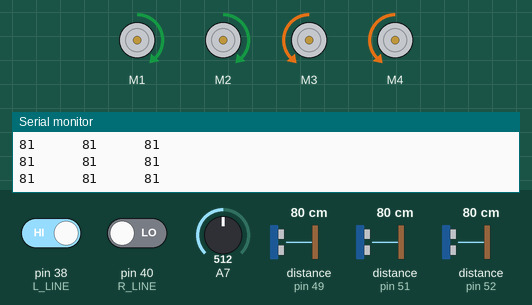
Bench run of a sketch on a simulated Arduino Mega 2560, built with avr-gcc and run on an emulated ATmega2560. Shown: 4 × DC motor (green arrow = forward, orange = backward, longer = faster), the last lines printed to the serial monitor. The test bench sets the inputs (shaded band); at power-on: pin 38 (L_LINE) HIGH, A7 = 512, pin 40 (R_LINE) LOW, distance to the obstacle (sensors on pin 51, pin 49, pin 52) 80 cm. The echo pulse lasts 58.3 µs per cm.

Above: at 1.2 s.
1.3 s: pin 38 (L_LINE) driven LOW
At 2.2 s:
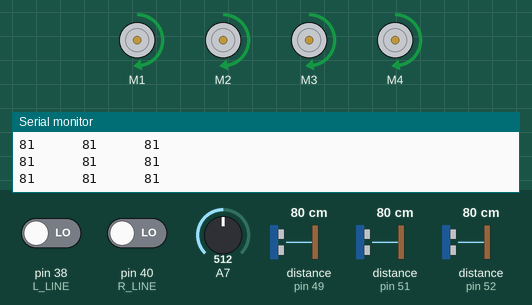
2.8 s: A7 set to 716
At 4.0 s:
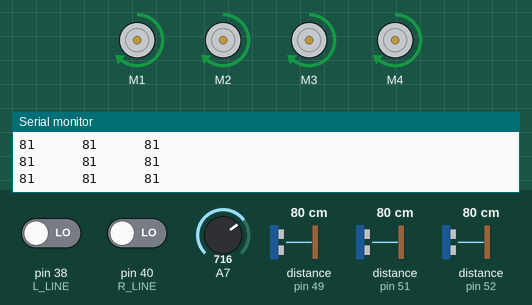
4.3 s: pin 40 (R_LINE) driven HIGH
At 4.6 s:
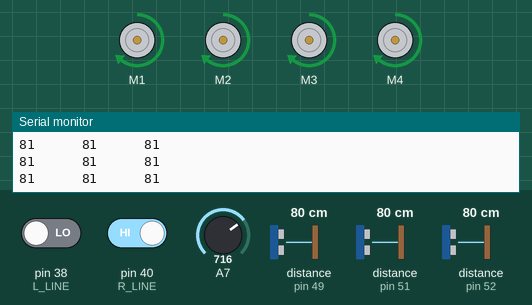
7.3 s: distance to the obstacle (sensor on pin 51) set to 2 cm
At 8.2 s:
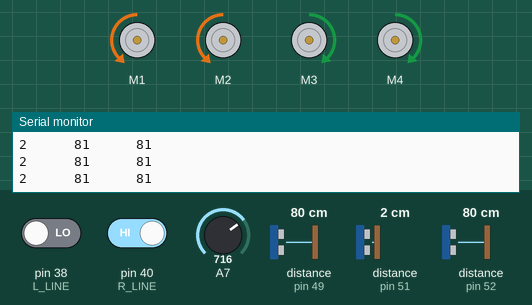
13.3 s: pin 38 (L_LINE) driven HIGH
At 13.6 s:
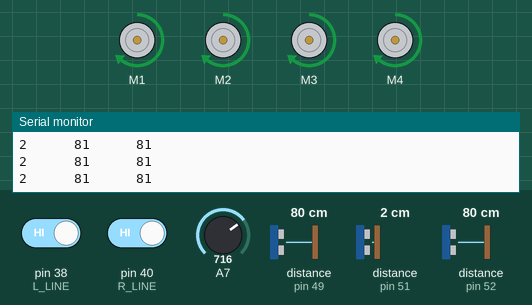
Timing chart, 0 to 16.3 s (numbered marks = the images above; inputs shaded):
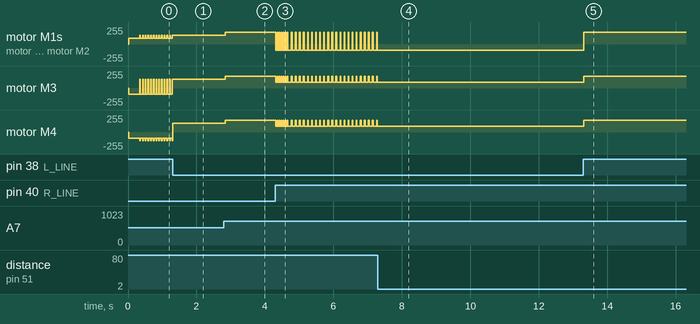

Measured:
- after the input at 1.3 s, motor M1–3: stops changing and stays forward 128/255
- after the input at 2.8 s, motor M1–4: forward 128/255 → forward 179/255 at once
- after the input at 4.3 s, motor M1, motor M2: goes 6 × (backward 90/255 0.04 s, forward 179/255 0.02 s), 22 × (backward 90/255 0.10 s, forward 179/255 0.02 s), then backward 90/255, starting at once
- after the input at 7.3 s, motor M1, motor M2: stops changing and stays backward 90/255; motor M3, motor M4: stops changing and stays forward 90/255
- after the input at 13.3 s, motor M1, motor M2: backward 90/255 → forward 179/255 at once; motor M3, motor M4: forward 90/255 → forward 179/255 at once
- by itself, motor M1, motor M2: repeats every 0.08 s: forward 128/255 0.02 s, forward 90/255 0.06 s
- by itself, motor M3: repeats every 0.08 s: forward 128/255 0.02 s, backward 90/255 0.06 s

The sketch:

WORK_SMALL_RYB.ino
```cpp
#include <AFMotor.h>
#include <NewPing.h>

AF_DCMotor motor1(1);
AF_DCMotor motor2(2);
AF_DCMotor motor3(3);
AF_DCMotor motor4(4);

int ro_velocity = 90;
int st_velocity = 160;

const int L_LINE = 38;
const int R_LINE = 40;

const int PIN_TRIG = 53;
const int PIN_ECHO = 52;

const int PIN_TRIG_L = 50;
const int PIN_ECHO_L = 51;

const int PIN_TRIG_R = 48;
const int PIN_ECHO_R = 49;

const int MAX_DISTANCE = 100;


NewPing sonar(PIN_TRIG, PIN_ECHO, MAX_DISTANCE);

NewPing sonarL(PIN_TRIG_L, PIN_ECHO_L, MAX_DISTANCE);
NewPing sonarR(PIN_TRIG_R, PIN_ECHO_R, MAX_DISTANCE);


void LEFTURN(){
         motor1.setSpeed(ro_velocity);
         motor1.run(FORWARD);
         motor2.setSpeed(ro_velocity);
         motor2.run(FORWARD);
         motor3.setSpeed(ro_velocity);
         motor3.run(BACKWARD);
         motor4.setSpeed(ro_velocity);
         motor4.run(BACKWARD);
         delay(0);
}
void RIGHTURN(){
         motor1.setSpeed(ro_velocity);
         motor1.run(BACKWARD);
         motor2.setSpeed(ro_velocity);
         motor2.run(BACKWARD);
         motor3.setSpeed(ro_velocity);
         motor3.run(FORWARD);
         motor4.setSpeed(ro_velocity);
         motor4.run(FORWARD);
         delay(0);
}
void RUNFORWARD(){
    int stvl = 60;
    motor1.setSpeed(stvl);
    motor1.run(FORWARD);
    motor2.setSpeed(stvl);
    motor2.run(FORWARD);
    motor3.setSpeed(stvl);
    motor3.run(FORWARD);
    motor4.setSpeed(stvl);
    motor4.run(FORWARD);
    delay(10);
}

void setup(){
    Serial.begin(9600);
    pinMode(A7, INPUT);
    motor1.setSpeed(0);
    motor1.run(RELEASE);
    motor2.setSpeed(0);
    motor2.run(RELEASE);
    motor3.setSpeed(0);
    motor3.run(RELEASE);
    motor4.setSpeed(0);
    motor4.run(RELEASE);
}
void loop(){

    st_velocity = (analogRead(A7)/4);
    int distance = sonar.ping_cm();
    int distanceL = sonarL.ping_cm();
    int distanceR = sonarR.ping_cm();
    Serial.print(distanceL);
    Serial.print("      ");
    Serial.print(distance);
    Serial.print("      ");
    Serial.print(distanceR);
    Serial.print("\n");
 //   delayMicroseconds(20);

    motor1.setSpeed(st_velocity);
    motor1.run(FORWARD);
    motor2.setSpeed(st_velocity);
    motor2.run(FORWARD);
    motor3.setSpeed(st_velocity);
    motor3.run(FORWARD);
    motor4.setSpeed(st_velocity);
    motor4.run(FORWARD);
/*
    if ((distanceR <= 20) and (distanceR != 0)){
      RIGHTURN();
       }
    if ((distanceL <= 20) and (distanceL != 0)){
      LEFTURN();
      }
    if ((distanceL == distanceR <= 20) and (distanceL != 0) and (distanceR != 0)){
      RIGHTURN();
      delay(500);

    }
*/
    if (digitalRead(L_LINE) == false and digitalRead(R_LINE)== true){
      RIGHTURN();
    }

    if (digitalRead(L_LINE) == true and digitalRead(R_LINE)== false){
      LEFTURN();
    }


}
```
